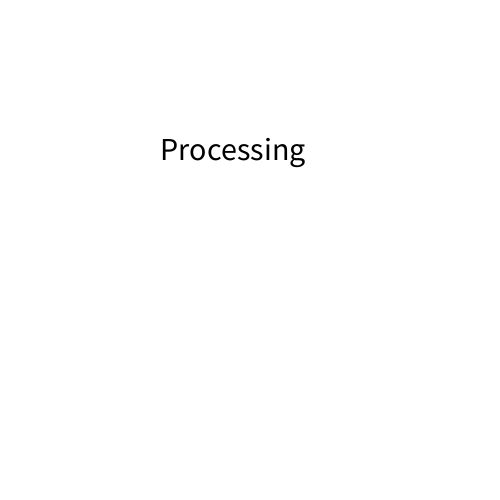
Frame 1 (no input)
Frame 60 (the mouse pressed at the canvas centre just before this capture): identical to frame 1, image omitted
Frame 120 (the mouse held since frame 60 and released just before this capture): identical to frame 1, image omitted

The Processing sketch that drew this single still picture (run headless with seeded random() and noise(); from frame 60 on, the mouse is pressed at the canvas centre):

// Processing sketch: text
// ── text.pde

void setup() {
size(500, 500);
}

void draw() {
  background(255);
  
  textSize(32);
  fill(0);
  text("Processing", 160, 160); 
  
}
